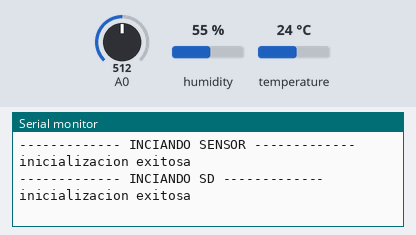
A sketch run on a simulated Arduino Uno, built with avr-gcc and run on an emulated ATmega328P. On the bench: the last lines printed to the serial monitor. Inputs (shaded band) come from the test bench; at power-on: humidity 55 %, A0 = 512, temperature 24 °C. Storage starts empty.

Above: at 1.2 s.
1.3 s: humidity set to 22 %
At 5.7 s:
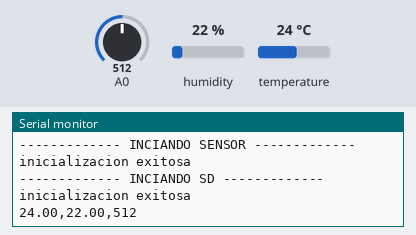
11.6 s: A0 set to 716
At 16.3 s:
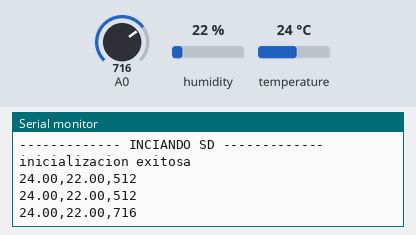
19.1 s: temperature set to 12 °C
At 21.0 s:
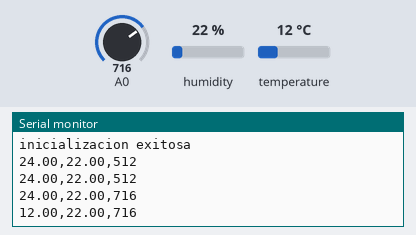
26.6 s: A0 set to 900
At 31.6 s:
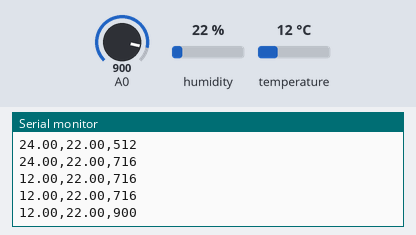
34.1 s: humidity set to 40 %
At 36.3 s:
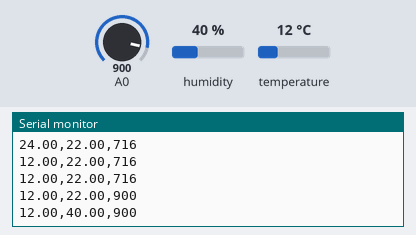
Timing chart, 0 to 37.8 s (numbered marks = the images above; inputs shaded):
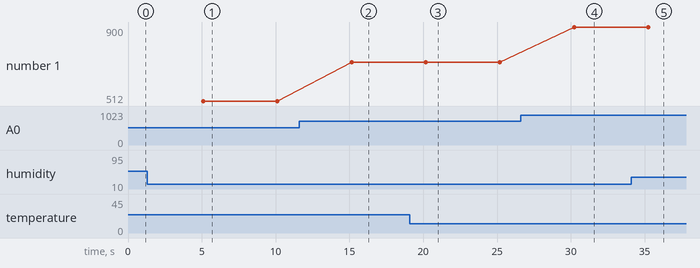

The sketch:

pruebaYcsv.ino
```cpp
#include "DHT.h"
#define DHTPIN 2
#define DHTTYPE DHT11
#include <SD.h>
#define SDPIN 4
#define FILE_NAME "datos.csv"
#include <avr/sleep.h>
// #include "RTClib.h"
// #include <Wire.h>
// #include <TimeLib.h>
// #include <time.h>

// RTC_DS1307 RTC;
DHT dht(DHTPIN, DHTTYPE);

File myFile;

// time_t time_provider() {
//   return RTC.now().unixtime();
// }

// int nf = 0;

void setup() {
  Serial.begin(9600);

  // Wire.begin();  //sets up the I2C
  // RTC.begin();   //initializes the I2C to the RTC
  // DateTime now = RTC.now();
  Serial.println("------------- INCIANDO SENSOR -------------");
  dht.begin();
  Serial.println("inicializacion exitosa");

  Serial.println("------------- INCIANDO SD -------------");
  if (!SD.begin(SDPIN)) {
    Serial.println("No se pudo inicializar SD");
    return;
  }
  Serial.println("inicializacion exitosa");
}

void loop() {

  delay(5000);
  float h = dht.readHumidity();
  float t = dht.readTemperature();
  int luz = analogRead(A0);

  if (isnan(h) || isnan(t) || isnan(luz)) {
    Serial.println("No se ha podido leer del sensor!");
    // nf ++;
    // if(nf == 10){
    //   sleep_mode();
    // }
    return;
  }

  // time_t time = now();
  // unsigned long time = (unsigned long) time_provider();

  Serial.print(t);
  Serial.print(",");
  Serial.print(h);
  Serial.print(",");
  Serial.println(luz);
}
```

Measured:
- after the input at 1.3 s, the serial monitor: prints a new line after 3.8 s (image 1)
- after the input at 11.6 s, the serial monitor: prints a new line after 3.5 s (image 2)
- after the input at 19.1 s, the serial monitor: prints a new line after 1.1 s (image 3)
- after the input at 26.6 s, the serial monitor: prints a new line after 3.6 s (image 4)
- after the input at 34.1 s, the serial monitor: prints a new line after 1.1 s (image 5)
- plotted number 1: 512 → 716 after the input at 11.6 s, 716 → 900 after the input at 26.6 s
